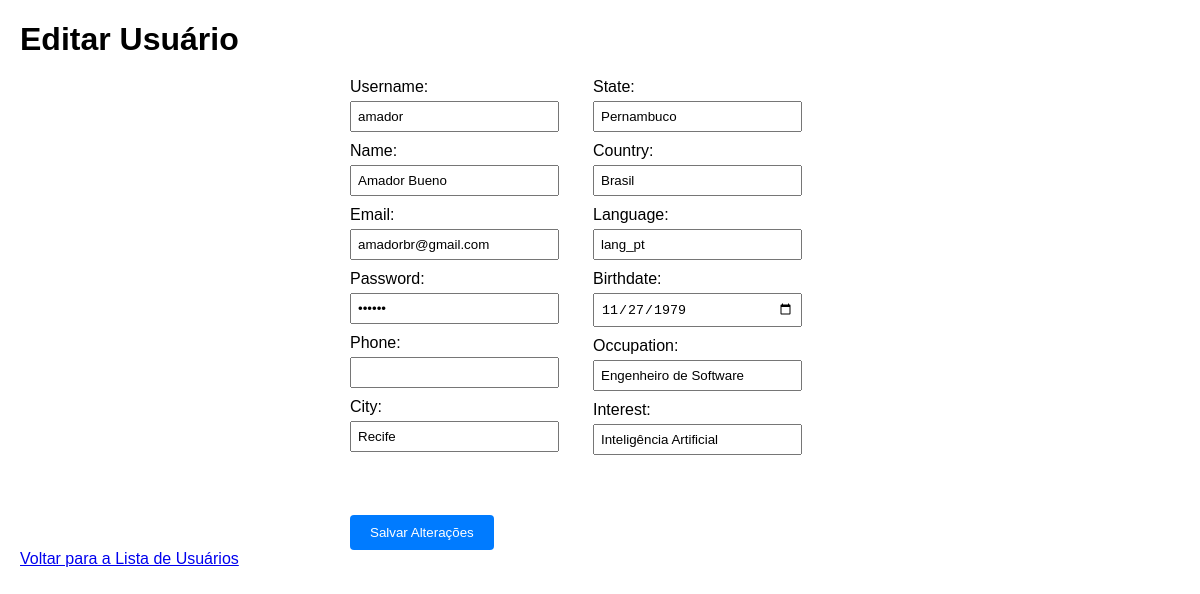
Page /edit_user/1 on the earlier database version.
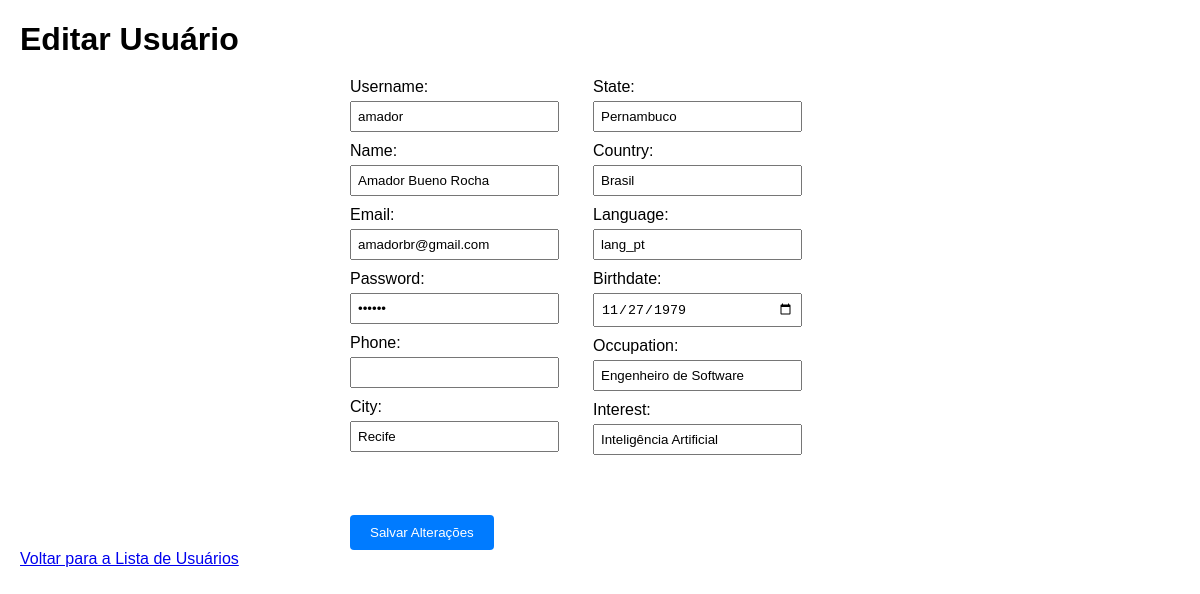
Same page on the later database version.
### tables this page shows
CREATE TABLE users (
                id INTEGER NOT NULL PRIMARY KEY AUTOINCREMENT,
                username VARCHAR(100) NOT NULL UNIQUE,
                name VARCHAR(100) NOT NULL,
                email VARCHAR(100) NOT NULL UNIQUE,
                password VARCHAR(30) NOT NULL,
                phone VARCHAR(11) NOT NULL,
                state VARCHAR(30) NOT NULL,
                city VARCHAR(50) NOT NULL,
                country VARCHAR(50) NOT NULL,
                language VARCHAR(50) NOT NULL,
                birthdate DATE NOT NULL,
                occupation VARCHAR(30) NOT NULL,
                interest VARCHAR(30) NOT NULL);

### app.py (the view, shortened to what this page needs)
@app.route('/edit_user/<int:user_id>', methods=['GET', 'POST'])
def edit_user(user_id):
    if request.method == 'GET':
        user = user_service.get_user(user_id)
        return render_template('edit_user.html', user=user)

### userService.py (called while the page is built)
    def get_user(self, user_id):
        con = sqlite3.connect('database.db')
        cursor = con.cursor()
        user = cursor.execute(f"SELECT * FROM users WHERE id = {user_id}")
        user = user.fetchone()
        con.close()
        return user

### templates/edit_user.html (shortened to what this page needs)
<!DOCTYPE html>
<html>
<head>
</head>
<body>
    <h1>Editar Usuário</h1>
    <form action="/edit_user/{{ user[0] }}" method="POST">
        <div>
            <label for="username">Username:</label>
            <input type="text" id="username" name="username" value="{{ user[1] }}" required>
            <label for="name">Name:</label>
            <input type="text" id="name" name="name" value="{{ user[2] }}" required>
            <label for="email">Email:</label>
            <input type="email" id="email" name="email" value="{{ user[3] }}" required>
            <label for="password">Password:</label>
            <input type="password" id="password" name="password" value="{{ user[4] }}" required>
            <label for="phone">Phone:</label>
            <input type="tel" id="phone" name="phone" value="{{ user[5] }}">
            <label for="city">City:</label>
            <input type="text" id="city" name="city" value="{{ user[6] }}" required>
        </div>
        <div>
            <label for="state">State:</label>
            <input type="text" id="state" name="state" value="{{ user[7] }}" required>
            <label for="country">Country:</label>
            <input type="text" id="country" name="country" value="{{ user[8] }}" required>
            <label for="language">Language:</label>
            <input type="text" id="language" name="language" value="{{ user[9] }}" required>
            <label for="birthdate">Birthdate:</label>
            <input type="date" id="birthdate" name="birthdate" value="{{ user[10] }}" required>
            <label for="occupation">Occupation:</label>
            <input type="text" id="occupation" name="occupation" value="{{ user[11] }}" required>
            <label for="interest">Interest:</label>
            <input type="text" id="interest" name="interest" value="{{ user[12] }}" required>
        </div>
        <input type="submit" value="Salvar Alterações">
    </form>
    <a href="/users">Voltar para a Lista de Usuários</a>
</body>
</html>

### templates/edit_user.html (style rules this page uses)
body { font-family: Arial, sans-serif; margin: 20px; }
h1 { margin-bottom: 20px; }
form { max-width: 500px; margin: 0 auto; font-family: Arial, sans-serif; display: flex; flex-wrap: wrap; gap: 50px; }
label { display: block; margin-bottom: 5px; }
input[type="text"], input[type="password"], input[type="email"], input[type="date"], input[type="tel"] { width: calc(100%); padding: 6px; margin-bottom: 10px; }
input[type="submit"] { background-color: #007bff; color: white; padding: 10px 20px; border: none; border-radius: 4px; cursor: pointer; }

Differences in the rows shown:
changed users "amador": name "Amador Bueno" → "Amador Bueno Rocha"
